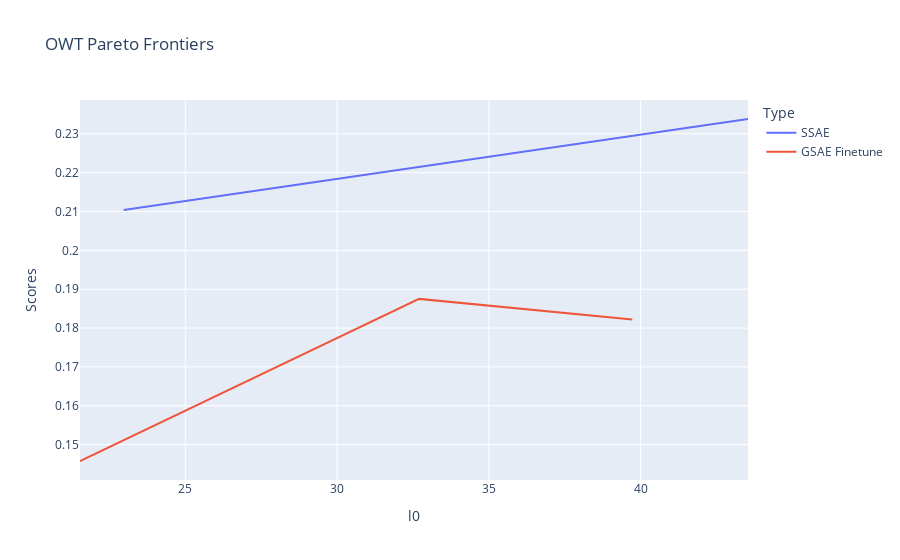

Here is the notebook cell this chart was saved with:
### Code cell
# Create a DataFrame for each set of data
df_ssae = pd.DataFrame({'l0': ssae_owt_l0, 'Scores': ssae_owt_fvu_recovered, 'Type': 'SSAE'})
df_gsae_ft = pd.DataFrame({'l0': gsae_ft_owt_l0, 'Scores': gsae_ft_owt_fvu_recovered, 'Type': 'GSAE Finetune'})

# Combine the DataFrames
df = pd.concat([df_ssae, df_gsae_ft])

# Create a line plot
fig = px.line(df, x='l0', y='Scores', color='Type', labels={'l0': 'l0', 'Scores': 'Scores'}, title='OWT Pareto Frontiers')

# Show the plot
fig.show()

### Figure 1 — Plotly figure (JSON) as saved in the notebook; plotly's stock layout.template omitted (floating-point values rounded to 4 significant figures)
{"data": [{"hovertemplate": "Type=SSAE<br>l0=%{x}<br>Scores=%{y}<extra></extra>", "legendgroup": "SSAE", "line": {"color": "#636efa", "dash": "solid"}, "marker": {"symbol": "circle"}, "mode": "lines", "name": "SSAE", "orientation": "v", "showlegend": true, "type": "scatter", "x": [43.53, 33.19, 22.97], "xaxis": "x", "y": [0.2338, 0.222, 0.2104], "yaxis": "y"}, {"hovertemplate": "Type=GSAE Finetune<br>l0=%{x}<br>Scores=%{y}<extra></extra>", "legendgroup": "GSAE Finetune", "line": {"color": "#EF553B", "dash": "solid"}, "marker": {"symbol": "circle"}, "mode": "lines", "name": "GSAE Finetune", "orientation": "v", "showlegend": true, "type": "scatter", "x": [39.72, 32.7, 21.53], "xaxis": "x", "y": [0.1822, 0.1875, 0.1458], "yaxis": "y"}], "layout": {"legend": {"title": {"text": "Type"}, "tracegroupgap": 0}, "title": {"text": "OWT Pareto Frontiers"}, "xaxis": {"anchor": "y", "domain": [0, 1], "title": {"text": "l0"}}, "yaxis": {"anchor": "x", "domain": [0, 1], "title": {"text": "Scores"}}}}
